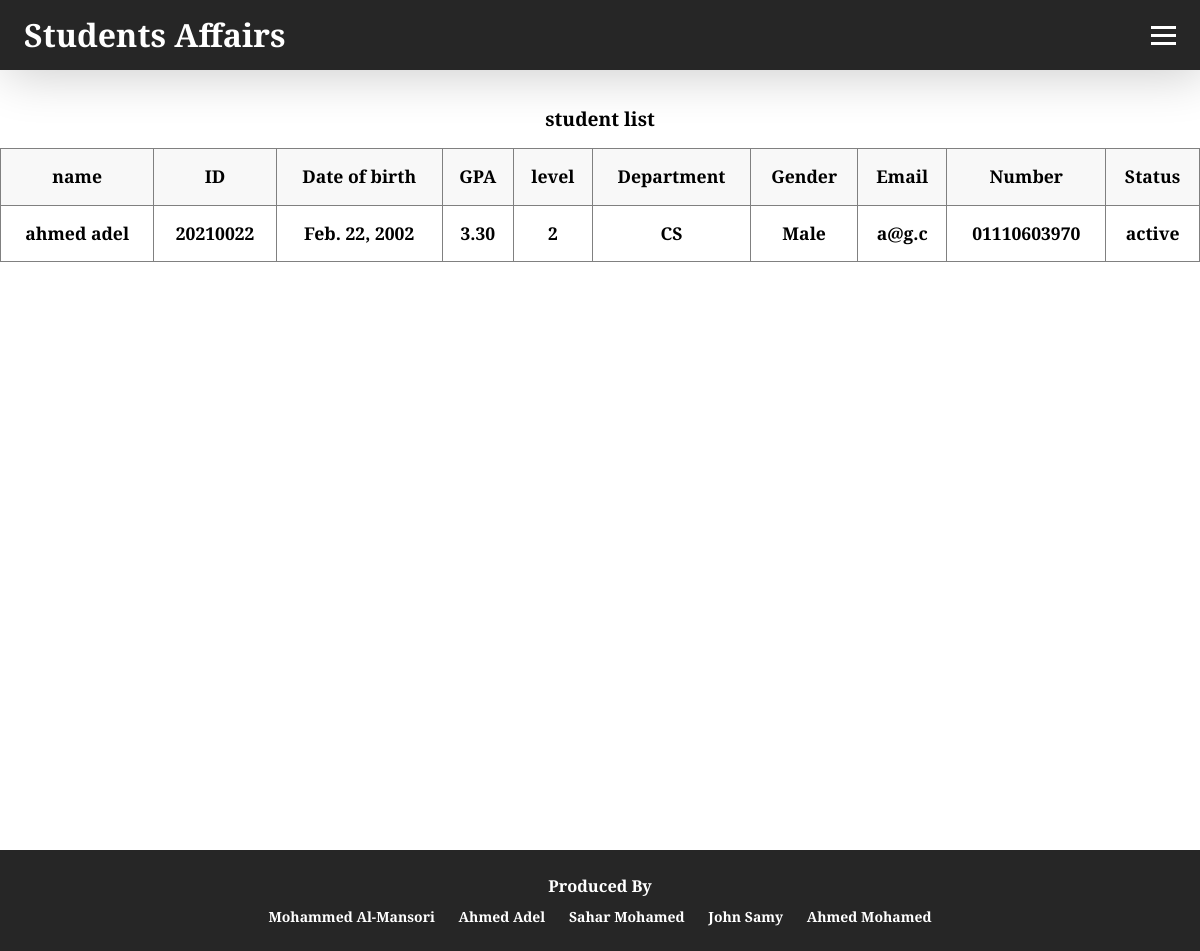
Before: /html/student_list.html with the older database file.
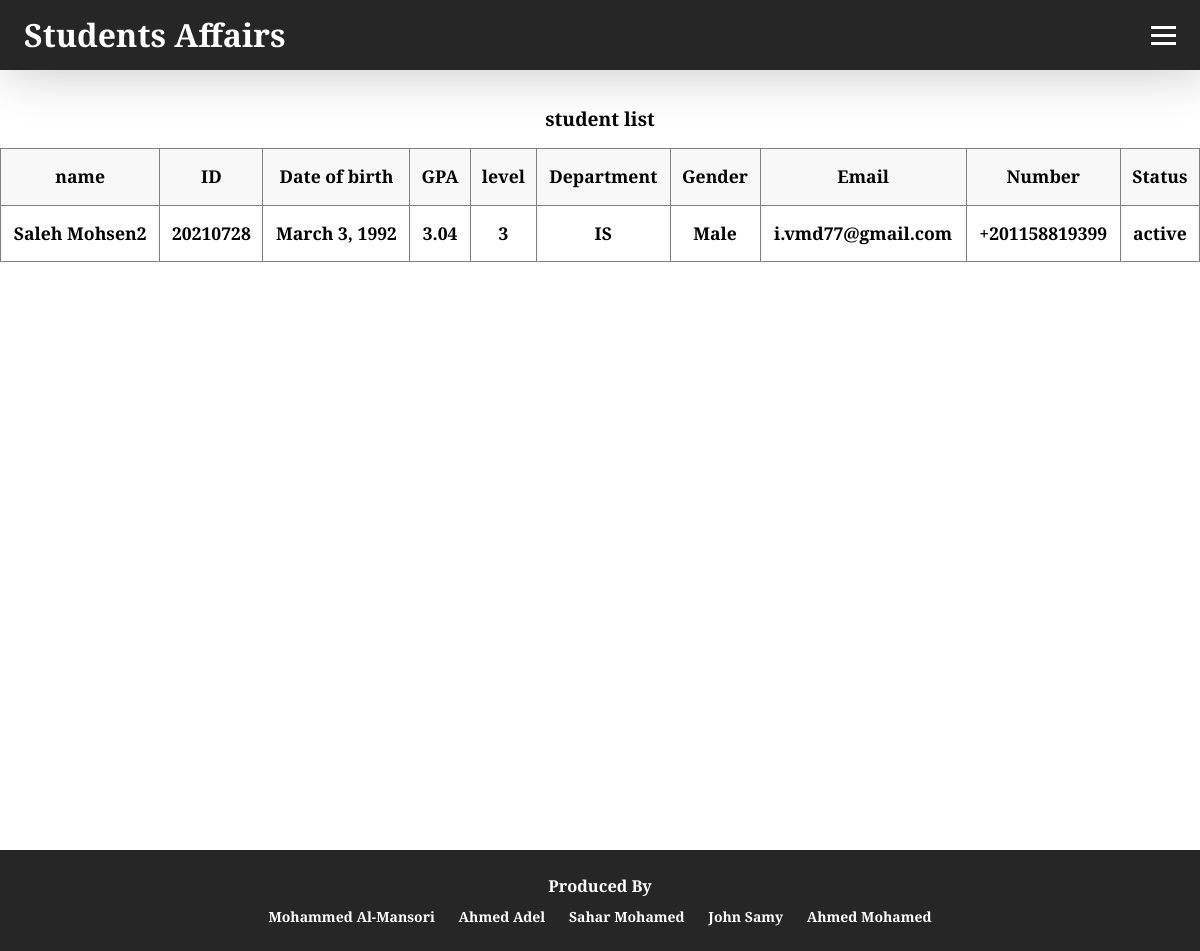
After: the same page with the newer database file.
### student_affairs_app/models.py (models this page shows, shortened)
class Student(models.Model):
    name = models.CharField(max_length=255)
    email = models.EmailField()
    mobile = models.CharField(max_length=15)
    IDnum = models.CharField(max_length=9)
    birthDate = models.DateField()
    gpa = models.DecimalField(max_digits=3, decimal_places=2)
    level = models.PositiveIntegerField()
    dep = models.CharField(max_length=255)
    gender = models.CharField(max_length=10)
    status = models.CharField(max_length=10, choices=[('active', 'Active'), ('inactive', 'Inactive')])

### student_affairs_app/views.py (the view)
# urls.py: path('html/student_list.html',views.student_list,name='student_list'),
def student_list(request):
  students = Student.objects.all()
  return render(request, 'html/student_list.html', {'students':students})

### student_affairs_app/templates/html/student_list.html (shortened to what this page needs)
<!DOCTYPE html>
<html lang="en">
<head>
        {% load static %}
    <link rel="stylesheet" type="text/css" href="{% static 'css/styles.css' %}">
</head>
<body>
    <header class="navContener">
        <nav class="navbar">
            <a class="nav-brand">Students Affairs</a>
            <div class="hamburger">
                <span class="bar"></span>
                <span class="bar"></span>
                <span class="bar"></span>
            </div>
        </nav>
    </header>
    <section class="main">
        <table border="1" inputmode="html" class="table">
        <caption class="tableName">student list</caption>
        <thead class="tableHead">
            <tr>
                <td>name</td>
                <td>ID</td>
                <td>Date of birth</td>
                <td>GPA</td>
                <td>level</td>
                <td>Department</td>
                <td>Gender</td>
                <td>Email</td>
                <td>Number</td>
                <td>Status</td>
            </tr>
        </thead>
        <tbody id="tableBodyList" class="tableList">
            {% for student in students %}
                    {% if student.status == 'active' or student.status == 'Active' %}
                        <tr>
                            <td>{{ student.name }}</td>
                            <td>{{ student.IDnum }}</td>
                            <td>{{ student.birthDate }}</td>
                            <td>{{ student.gpa }}</td>
                            <td>{{ student.level }}</td>
                            <td>{{ student.dep }}</td>
                            <td>{{ student.gender }}</td>
                            <td>{{ student.email }}</td>
                            <td>{{ student.mobile }}</td>
                            <td>{{ student.status }}</td>
                        </tr>
                    {% endif %}
                {% endfor %}
        </tbody>
    </table>
</section>
    <footer>
        <h3>Produced By</h3>
        <ul>
            <li>Mohammed Al-Mansori</li>
            <li>Ahmed Adel</li>
            <li>Sahar Mohamed</li>
            <li>John Samy</li>
            <li>Ahmed Mohamed</li>
        </ul>
    </footer>
</body>
</html>

Changed rows visible on the page:
removed Student: name "ahmed adel", IDnum "20210022", birthDate "Feb. 22, 2002", gpa "3.30", level "2", dep "CS", gender "Male", email "a@g.c", mobile "01110603970", status "active"
added Student: name "Saleh Mohsen2", IDnum "20210728", birthDate "March 3, 1992", gpa "3.04", level "3", dep "IS", gender "Male", email "i.vmd77@gmail.com", mobile "+201158819399", status "active"
